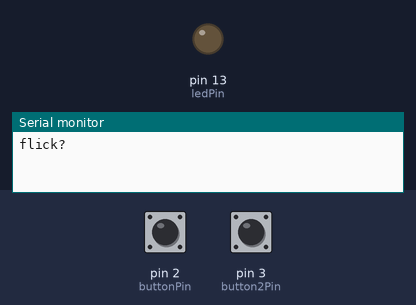
Bench run of a sketch on a simulated Arduino Uno, built with avr-gcc and run on an emulated ATmega328P. Parts: output pins drawn as LEDs (lit = HIGH), the last lines printed to the serial monitor. Dashed ring = blinking. The test bench sets the inputs (shaded band); at power-on: pin 3 (button2Pin) LOW, pin 2 (buttonPin) LOW.

Above: at 1.2 s.
1.3 s: pin 3 (button2Pin) pulled HIGH for 1 s
At 1.7 s:
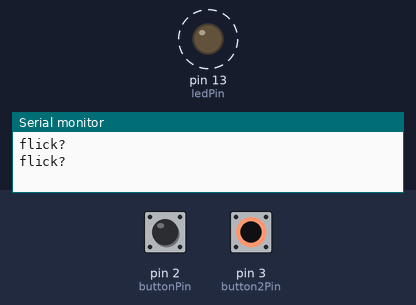
3.8 s: pin 3 (button2Pin) pulled HIGH for 0.15 s
At 4.9 s:
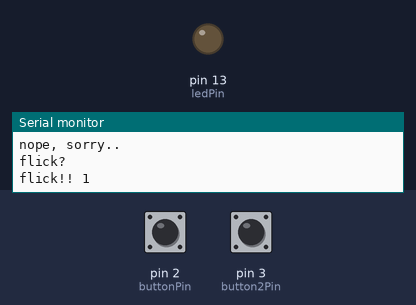
5.4 s: pin 3 (button2Pin) pulled HIGH for 3.2 s
At 6.1 s:
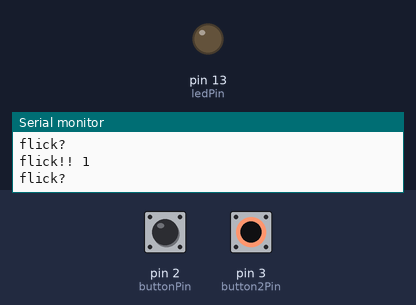
10.1 s: pin 3 (button2Pin) pulsed HIGH 5 times (0.12 s each, 0.3 s apart)
At 10.6 s:
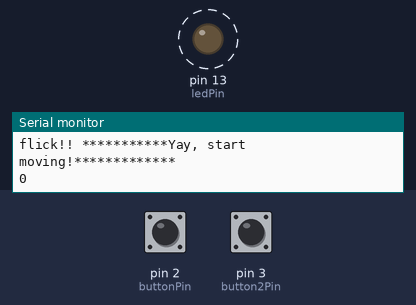
Timing chart, 0 to 13.1 s (numbered marks = the images above; inputs shaded):
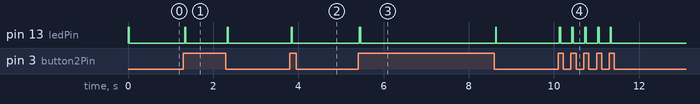

The sketch:

main.ino
```cpp
#include <Bounce2.h>

#include <FIR.h>
#define FILTERTAPS 5
FIR fir;

const int buttonPin = 2;     // the number of the pushbutton pin
const int button2Pin = 3;
const int ledPin =  13;      // the number of the LED pin
const int interval = 15;

int input1 = 0;         // variable for reading the pushbutton status
int input2 = 0;
const int ACTIVE = 0, INACTIVE = 1;
unsigned long lastChanged;
int minInterval = 1000; // minimal time in milliseconds
boolean waitedLongEnough = false;

// Instantiate a Bounce object
Bounce debouncer = Bounce();

void setup() {
  Serial.begin(9600);
  // initialize the LED pin as an output:
  pinMode(ledPin, OUTPUT);
  // initialize the pushbutton pin as an input:
  pinMode(buttonPin, INPUT);
  pinMode(button2Pin, INPUT);
  debouncer.attach(button2Pin);
  debouncer.interval(5);

  lastChanged = millis();

  float coef[FILTERTAPS] = { 0.021, 0.096, 0.146, 0.096, 0.021};
  fir.setCoefficients(coef);

    //declare gain coefficient to scale the output back to normal
  float gain = 0.38; // set to 1 and input unity to see what this needs to be
  fir.setGain(gain);
}

void loop() {
  // read the state of the pushbutton value:
  // wired differently than yesterday

  // Update the Bounce instance :
  debouncer.update();

  // Get the updated value - debounced version:
  int value = debouncer.read();

  input1 = value;
  input2 = digitalRead(buttonPin);

  float output = 0; // output as a 0, but that doesn't really matter
  output = fir.process(input1);    // here we call the fir routine with the input. The value 'fir' spits out is stored in the output variable.

//  Serial.print(input1);
//  Serial.print(",");
//  Serial.print(input2);
//  Serial.print(",");
//  Serial.println(output);
  int signal = detectSignal(input1, input2);

  if (signal == ACTIVE) {
    // turn LED on:
    digitalWrite(ledPin, HIGH);
  } else {
    // turn LED off:
    digitalWrite(ledPin, LOW);
  }

  delay(interval);
}
```

detectSignal.ino
```cpp
// button press > 2s
int previousInput1 = -1;
unsigned long curTime;
int diff = 0;
int count = 0;
int flickCount = 0;

int detectSignal(int input1, int input2) {

  diff = input1 - previousInput1;
  previousInput1 = input1;
  count++;

  if (diff == 1) {
    // start counting
    count = 0;
    Serial.println("flick?");
    return ACTIVE;
  }

  if (diff == -1) {
    if (count > 2 && count < 15) {
      Serial.print("flick!! ");
      flickCount++;
      if (flickCount == 2) {
        Serial.println("***********Yay, start moving!*************");
        flickCount = 0;
      }
      Serial.println(flickCount);
      return INACTIVE;
    } else {
      flickCount = 0;
      Serial.println("nope, sorry..");
    }
    count = 0;
  }
}
```

Measured:
- after the input at 1.3 s, pin 13 (ledPin): alternates HIGH for 0.02 s and LOW for 0.98 s, starting at once
- after the input at 3.8 s, pin 13 (ledPin): LOW → HIGH at once, → LOW 0.03 s later
- after the input at 5.4 s, pin 13 (ledPin): alternates HIGH for 0.02 s and LOW for 3.2 s, starting at once
- after the input at 10.1 s, pin 13 (ledPin): alternates HIGH for 0.03 s and LOW for 0.27 s, 10 changes in all, then stays LOW, starting at once
